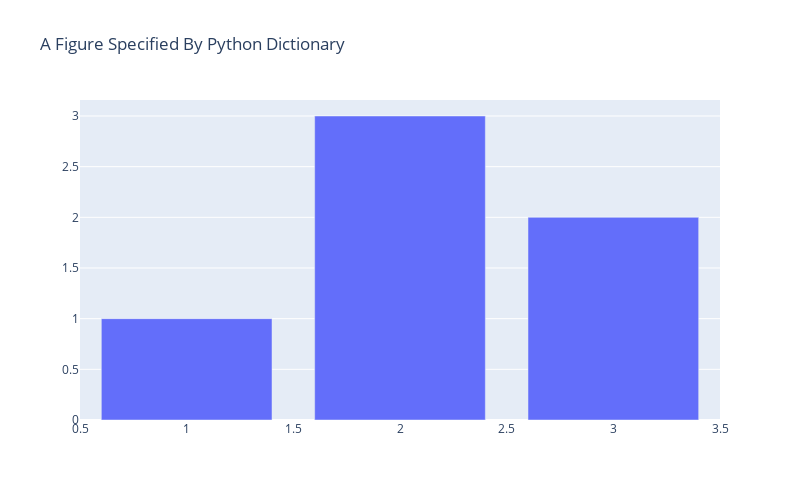

Here is the notebook cell this chart was saved with:
### Markdown cell above
The python dictionary(dict) and Graph Objects(GO)are interconvertible.

### Code cell
#Convert dict to GO
dict_of_fig = {
    "data": [{"type": "bar",
              "x": [1, 2, 3],
              "y": [1, 3, 2]}],
    "layout":{"title" : "A Figure Specified By Python Dictionary",
              "height": 500,
              "width" : 800}
}


fig = go.Figure(dict_of_fig)
iplot(fig)

### Figure 1 — Plotly figure (JSON) as saved in the notebook; plotly's stock layout.template omitted (floating-point values rounded to 4 significant figures)
{"data": [{"type": "bar", "x": [1, 2, 3], "y": [1, 3, 2]}], "layout": {"height": 500, "title": {"text": "A Figure Specified By Python Dictionary"}, "width": 800}}
